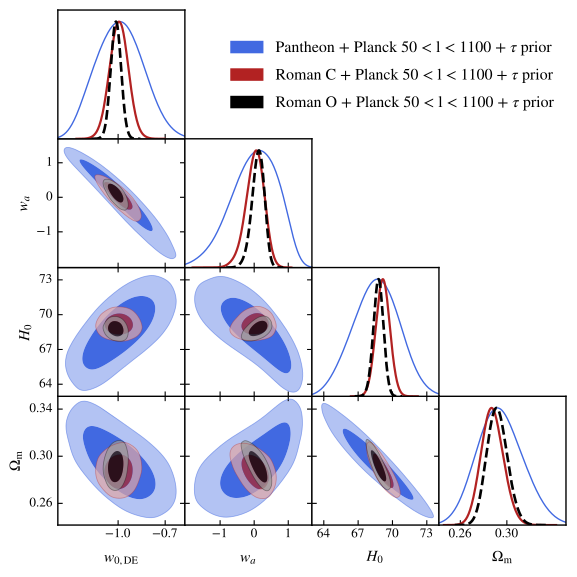

The Python source for this figure:
import getdist.plots as gplot
from getdist import MCSamples
from getdist import loadMCSamples
import os
import matplotlib
import subprocess
import matplotlib.pyplot as plt
import numpy as np

#DELETE TMP FILES
subprocess.Popen("rm .VM_P1_TMP[0-9].*", shell=True, cwd=".")

# GENERAL PLOT OPTIONS
matplotlib.rcParams['mathtext.fontset'] = 'stix'
matplotlib.rcParams['font.family'] = 'STIXGeneral'
matplotlib.rcParams['mathtext.rm'] = 'Bitstream Vera Sans'
matplotlib.rcParams['mathtext.it'] = 'Bitstream Vera Sans:italic'
matplotlib.rcParams['mathtext.bf'] = 'Bitstream Vera Sans:bold'
matplotlib.rcParams['xtick.bottom'] = True
matplotlib.rcParams['xtick.top'] = False
matplotlib.rcParams['ytick.right'] = False
matplotlib.rcParams['axes.edgecolor'] = 'black'
matplotlib.rcParams['axes.linewidth'] = '1.0'
matplotlib.rcParams['axes.labelsize'] = 'medium'
matplotlib.rcParams['axes.grid'] = True
matplotlib.rcParams['grid.linewidth'] = '0.0'
matplotlib.rcParams['grid.alpha'] = '0.18'
matplotlib.rcParams['grid.color'] = 'lightgray'
matplotlib.rcParams['legend.labelspacing'] = 0.77
matplotlib.rcParams['savefig.bbox'] = 'tight'
matplotlib.rcParams['savefig.format'] = 'pdf'

# ADDING NEFF AS DERIVED PARAMETER
parameter = [u'w',u'wa',u'H0',u'omegam']
chaindir=r'.'

root_chains = ('EXAMPLE_MCMC1', 'EXAMPLE_MCMC2', 'EXAMPLE_MCMC3')

analysissettings={'smooth_scale_1D':0.45,'smooth_scale_2D':0.45,'ignore_rows': u'0.5',
'range_confidence' : u'0.025'}

analysissettings2={'smooth_scale_1D':0.45,'smooth_scale_2D':0.45,'ignore_rows': u'0.0',
'range_confidence' : u'0.025'}

# --------------------------------------------------------------------------------
# --------------------------------------------------------------------------------
# --------------------------------------------------------------------------------
samples=loadMCSamples('./' + root_chains[0],settings=analysissettings)
p = samples.getParams()
# --------------------------------------------------------------------------------
samples.addDerived(np.exp(p.logA)/10.0,name='1e9As',label='{10^9\\rm A_s}',
range=[np.exp(samples.getLower('logA'))/10.0,np.exp(samples.getUpper('logA'))/10.0])
# --------------------------------------------------------------------------------
samples.addDerived(p.omegach2*10.0,name='10omegach2',label='{10 \Omega_c h^2}',
range=[samples.getLower('omegach2')*10.0,samples.getUpper('omegach2')*10.0])
# --------------------------------------------------------------------------------
samples.addDerived(p.omegabh2*100.0,name='100omegabh2',label='{100 \Omega_b h^2}',
range=[samples.getLower('omegabh2')*100.0,samples.getUpper('omegabh2')*100.0])
# --------------------------------------------------------------------------------
samples.addDerived(p.ns*10.0,name='10ns',label='{10 n_s}',
range=[samples.getLower('ns')*10.0,samples.getUpper('ns')*10.0])
# --------------------------------------------------------------------------------
samples.addDerived(p.w0pwa-p.w,name='wa',label='{w_a}')
# --------------------------------------------------------------------------------
samples.saveAsText('.VM_P1_TMP1')
# --------------------------------------------------------------------------------
# --------------------------------------------------------------------------------
# --------------------------------------------------------------------------------
samples=loadMCSamples('./' + root_chains[1],settings=analysissettings)
p = samples.getParams()
# --------------------------------------------------------------------------------
samples.addDerived(np.exp(p.logA)/10.0,name='1e9As',label='{10^9\\rm A_s}',
range=[np.exp(samples.getLower('logA'))/10.0,np.exp(samples.getUpper('logA'))/10.0])
# --------------------------------------------------------------------------------
samples.addDerived(p.omegach2*10.0,name='10omegach2',label='{10 \Omega_c h^2}',
range=[samples.getLower('omegach2')*10.0,samples.getUpper('omegach2')*10.0])
# --------------------------------------------------------------------------------
samples.addDerived(p.omegabh2*100.0,name='100omegabh2',label='{100 \Omega_b h^2}',
range=[samples.getLower('omegabh2')*100.0,samples.getUpper('omegabh2')*100.0])
# --------------------------------------------------------------------------------
samples.addDerived(p.ns*10.0,name='10ns',label='{10 n_s}',
range=[samples.getLower('ns')*10.0,samples.getUpper('ns')*10.0])
# --------------------------------------------------------------------------------
samples.addDerived(p.w0pwa-p.w,name='wa',label='{w_a}')
# --------------------------------------------------------------------------------
samples.saveAsText('.VM_P1_TMP2')
# --------------------------------------------------------------------------------
# --------------------------------------------------------------------------------
# --------------------------------------------------------------------------------
samples=loadMCSamples('./' + root_chains[2],settings=analysissettings)
p = samples.getParams()
# --------------------------------------------------------------------------------
samples.addDerived(np.exp(p.logA)/10.0,name='1e9As',label='{10^9\\rm A_s}',
range=[np.exp(samples.getLower('logA'))/10.0,np.exp(samples.getUpper('logA'))/10.0])
# --------------------------------------------------------------------------------
samples.addDerived(p.omegach2*10.0,name='10omegach2',label='{10 \Omega_c h^2}',
range=[samples.getLower('omegach2')*10.0,samples.getUpper('omegach2')*10.0])
# --------------------------------------------------------------------------------
samples.addDerived(p.omegabh2*100.0,name='100omegabh2',label='{100 \Omega_b h^2}',
range=[samples.getLower('omegabh2')*100.0,samples.getUpper('omegabh2')*100.0])
# --------------------------------------------------------------------------------
samples.addDerived(p.ns*10.0,name='10ns',label='{10 n_s}',
range=[samples.getLower('ns')*10.0,samples.getUpper('ns')*10.0])
# --------------------------------------------------------------------------------
samples.addDerived(p.w0pwa-p.w,name='wa',label='{w_a}')
# --------------------------------------------------------------------------------
samples.saveAsText('.VM_P1_TMP3')
# --------------------------------------------------------------------------------
# --------------------------------------------------------------------------------
# --------------------------------------------------------------------------------

#GET DIST PLOT SETUP
g=gplot.getSubplotPlotter(chain_dir=chaindir,
analysis_settings=analysissettings,width_inch=5.9)
g.settings.lw_contour = 1.2
g.settings.legend_rect_border = False
g.settings.figure_legend_frame = False
g.settings.axes_fontsize = 13.5
g.settings.legend_fontsize = 15.5
g.settings.alpha_filled_add = 0.7
g.settings.lab_fontsize=15
g.legend_labels=False

param_3d = None
g.triangle_plot(['.VM_P1_TMP1','.VM_P1_TMP2','.VM_P1_TMP3'],parameter,
plot_3d_with_param=param_3d,line_args=[
{'lw': 1.0,'ls': 'solid', 'color':'royalblue'},
{'lw': 1.6,'ls': 'solid', 'color':'firebrick'},
{'lw': 1.9,'ls': 'dashed', 'color':'black'}],
contour_colors=['royalblue','firebrick','black'],
filled=True,shaded=False,
legend_labels=['Pantheon + Planck 50 < l < 1100 + $\\tau$ prior','Roman C + Planck 50 < l < 1100 + $\\tau$ prior','Roman O + Planck 50 < l < 1100 + $\\tau$ prior'],legend_loc=(0.39,0.795),
imax_shaded=0)
g.export()

#DELETE TMP FILES
subprocess.Popen("rm .VM_P1_TMP[0-9].*", shell=True, cwd=".")
